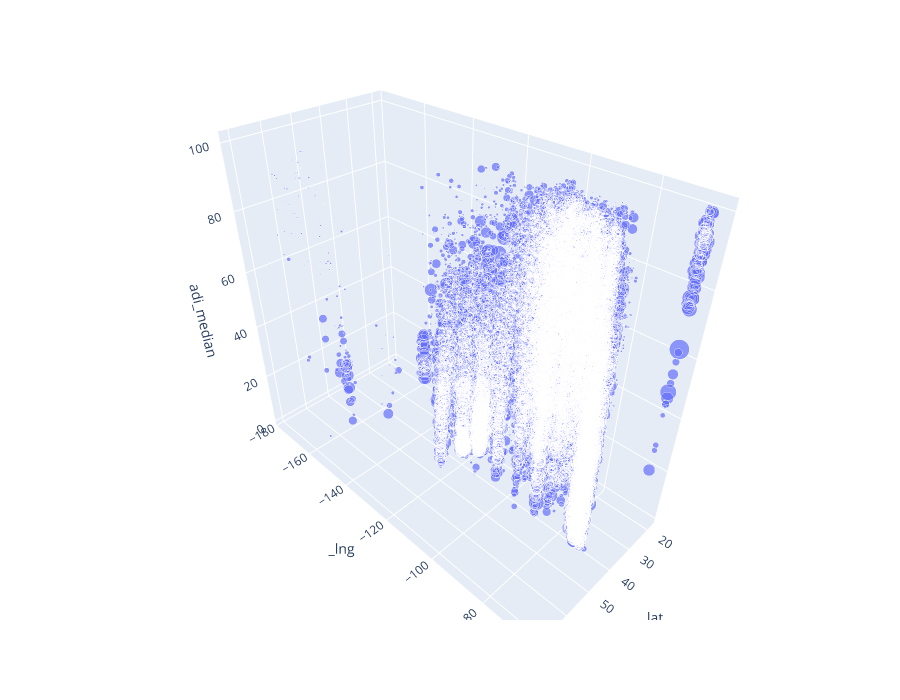

Here is the notebook cell this chart was saved with:
### Code cell
px.scatter_3d(df, x='_lat', y='_lng', z='adi_median', size="_census_total", height=700)

### Figure 1 — Plotly figure (JSON) as saved in the notebook; plotly's stock layout.template omitted (floating-point values rounded to 4 significant figures; data arrays with more than 128 entries replaced by an {"elided": "..."} marker saying what was removed)
{"data": [{"hovertemplate": "_lat=%{x}<br>_lng=%{y}<br>adi_median=%{z}<br>_census_total=%{marker.size}<extra></extra>", "legendgroup": "", "marker": {"color": "#636efa", "size": {"elided": "31530 int values"}, "sizemode": "area", "sizeref": 284.8, "symbol": "circle"}, "mode": "markers", "name": "", "scene": "scene", "showlegend": false, "type": "scatter3d", "x": {"elided": "31530 float values"}, "y": {"elided": "31530 float values"}, "z": {"elided": "31530 float values"}}], "layout": {"height": 700, "legend": {"itemsizing": "constant", "tracegroupgap": 0}, "margin": {"t": 60}, "scene": {"domain": {"x": [0, 1], "y": [0, 1]}, "xaxis": {"title": {"text": "_lat"}}, "yaxis": {"title": {"text": "_lng"}}, "zaxis": {"title": {"text": "adi_median"}}}}}
